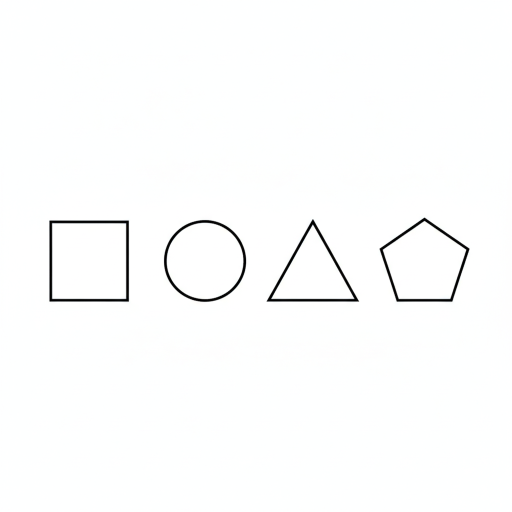
#> input picture src/security/shape_auth/test_shapes.png, 1024 x 1024 px (shown at 1/2 size)
$ python test_shapes.py
#> lines starting #> are read from the running program, lines starting #| are printed output that depends on the picture; after the words box and inside, x2 and y2 are one past the last pixel; in counts of white or black regions, pixels touching at a corner belong together
#> further down, img is the input picture: shape (1024, 1024, 3); mean B, G, R 252, 252.1, 251.4
### src/security/shape_auth/shape_detector.py
import cv2
import numpy as np
from dataclasses import dataclass
from typing import List, Tuple, Optional
from enum import Enum

class ShapeName(Enum):
    TRIANGLE = "TRIANGLE"
    SQUARE = "SQUARE"
    RECTANGLE = "RECTANGLE"
    PENTAGON = "PENTAGON"
    CIRCLE = "CIRCLE"

@dataclass
class DetectedShape:
    """Data class to transfer information about a detected shape."""
    label: ShapeName
    box: Tuple[int, int, int, int]  # x, y, w, h
    centroid: Tuple[int, int]
    contour: np.ndarray

class ShapeDetector:
    """
    Robust geometric shape detector for Computer Vision.
    Supported shapes: Triangle, Square, Rectangle, Pentagon, Circle.
    """

    def __init__(self, min_area: int = 3000, epsilon_factor: float = 0.05):
        """
        :param min_area: Minimum area in pixels to consider a shape (filters noise).
        :param epsilon_factor: Polygon approximation precision (0.03 - 0.05 is standard).
        """
        self.min_area = min_area
        self.epsilon_factor = epsilon_factor

    def detect_all(self, image: np.ndarray) -> List[DetectedShape]:
        """
        Process the image and detect all valid shapes present.
        """
        if image is None:
            return []

        # 1. Preprocessing (Gray -> Blur -> Threshold)
        processed = self._preprocess(image)
#> in _preprocess, `_, thresh = cv2.threshold(blurred, 60, 255, cv2.THRESH_BINARY_INV)`:
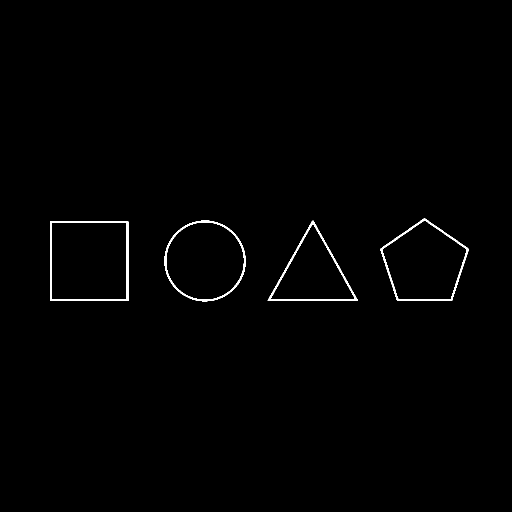
#> thresh: shape (1024, 1024) (shown at 1/2 size); 0.73% white; 4 white regions

        # 2. Contour extraction
        # Use RETR_EXTERNAL to ignore holes inside shapes
        contours, _ = cv2.findContours(processed, cv2.RETR_EXTERNAL, cv2.CHAIN_APPROX_SIMPLE)
#> contours = 4 contours; box (x1, y1, x2, y2) and area: (100, 442, 257, 602) 24804, (329, 441, 491, 603) 20387, (761, 437, 938, 602) 20206, (535, 441, 716, 602) 14548

        results = []
        for c in contours:
            # Filter noise by size
            if cv2.contourArea(c) < self.min_area:
                continue

            # Identify the shape
            shape_label = self._identify_shape(c)

            if shape_label:
                # Compute metadata for visualization (Bounding Box and Centroid)
                x, y, w, h = cv2.boundingRect(c)

                cv2.rectangle(image, (x, y), (x + w, y + h), (0, 255, 0), 2)
                cv2.putText(image, shape_label, (x, y - 10), cv2.FONT_HERSHEY_SIMPLEX, 0.5, (0, 255, 0), 2)

                M = cv2.moments(c)
                if M["m00"] != 0:
                    cX = int(M["m10"] / M["m00"])
                    cY = int(M["m01"] / M["m00"])
                else:
                    cX, cY = x + w // 2, y + h // 2

                detection = DetectedShape(
                    label=shape_label,
                    box=(x, y, w, h),
                    centroid=(cX, cY),
                    contour=c
                )
                results.append(detection)
#> this loop made 4 passes
#> (peri in _identify_shape, approx in _identify_shape, num_vertices in _identify_shape, area in _identify_shape, circularity in _identify_shape) on pass 1: (629.4, [[100, 442], [100, 601], [256, 601], [256, 443]], 4, 24803.5, 0.787)
#> (peri in _identify_shape, approx in _identify_shape, num_vertices in _identify_shape, area in _identify_shape, circularity in _identify_shape, shape_label) on pass 2: (575.1, [[626, 441], [535, 601], [715, 601]], 3, 14548.5, 0.553, 'TRIANGLE')
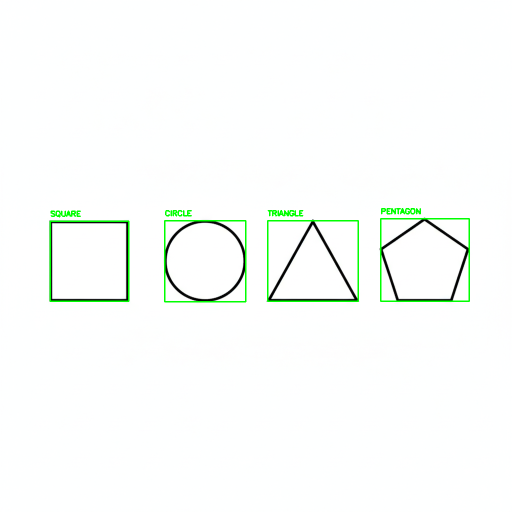
#> image: shape (1024, 1024, 3) (shown at 1/2 size); 0.96% of pixels changed, all inside (x1, y1, x2, y2) = (99, 416, 940, 605)
#> after the loop, results = 4 items

        return results

    def _preprocess(self, image: np.ndarray) -> np.ndarray:
        """Convert to grayscale, smooth, and binarize the image."""
        gray = cv2.cvtColor(image, cv2.COLOR_BGR2GRAY)
        blurred = cv2.GaussianBlur(gray, (5, 5), 0)

        # IMPORTANT:
        # Use THRESH_BINARY_INV if your shapes are BLACK on a WHITE background (paper).
        # Use THRESH_BINARY if your shapes are WHITE on a DARK background.
        _, thresh = cv2.threshold(blurred, 60, 255, cv2.THRESH_BINARY_INV)
        return thresh

    def _identify_shape(self, contour: np.ndarray) -> Optional[str]:
        peri = cv2.arcLength(contour, True)
        # Lower epsilon slightly so the circle doesn't collapse into a square too easily
        approx = cv2.approxPolyDP(contour, 0.03 * peri, True)
        num_vertices = len(approx)

        # 1. CIRCULARITY CALCULATION (independent of vertices)
        area = cv2.contourArea(contour)
        # Formula: 4 * pi * Area / Perimeter^2
        if peri > 0:
            circularity = (4 * np.pi * area) / (peri ** 2)
        else:
            circularity = 0

        # 2. PRIORITY: If it's very round, it's a CIRCLE (even if it has 4 vertices)
        if circularity > 0.82: # A perfect circle is 1.0, a square is ~0.78
            return "CIRCLE"

        # 3. If not round, classify by vertices
        if num_vertices == 3:
            return "TRIANGLE"
        elif num_vertices == 4:
            x, y, w, h = cv2.boundingRect(approx)
            ar = w / float(h)
            return "SQUARE" if 0.90 <= ar <= 1.10 else "RECTANGLE"
        elif num_vertices == 5:
            if cv2.isContourConvex(approx):
                return "PENTAGON"

        return None

### src/security/shape_auth/test_shapes.py
import cv2
from shape_detector import ShapeDetector
import numpy as np

def test(img: np.ndarray):

    # Instantiate the detector once
    detector = ShapeDetector(min_area=1000)

    print("Press 'q' to exit.")

    # 1. DETECTION
    detected_objects = detector.detect_all(img)
#> detected_objects = 4 items

    # 2. VISUALIZATION (separate from logic)
    for obj in detected_objects:
        # Draw exact contour
        cv2.drawContours(img, [obj.contour], -1, (0, 255, 0), 2)

        # Draw name at centroid
        cv2.putText(img, obj.label, (obj.centroid[0] - 50, obj.centroid[1]),
                    cv2.FONT_HERSHEY_SIMPLEX, 0.6, (0, 0, 0), 2)

        # Optional: Draw bounding box
        x, y, w, h = obj.box
        cv2.rectangle(img, (x, y), (x + w, y + h), (255, 0, 0), 1)

        # Show total count
        cv2.putText(img, f"Detected: {len(detected_objects)}", (10, 30),
                    cv2.FONT_HERSHEY_SIMPLEX, 0.7, (0, 0, 0), 2)
#> this loop made 4 passes
#> (x, y, w, h) on passes 1 to 4: (100, 442, 157, 160), (535, 441, 181, 161), (329, 441, 162, 162), (761, 437, 177, 165)
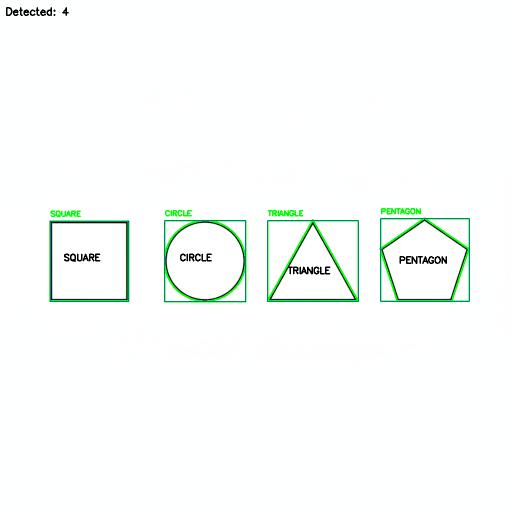
#> img: shape (1024, 1024, 3) (shown at 1/2 size); 1.05% of pixels changed, all inside (x1, y1, x2, y2) = (12, 14, 939, 604)

    cv2.imshow("Multi-Shape Detector", img)
    cv2.waitKey(0)
    cv2.destroyAllWindows()

if __name__ == "__main__":

    img = cv2.imread("test_shapes.png")
    test(img)
